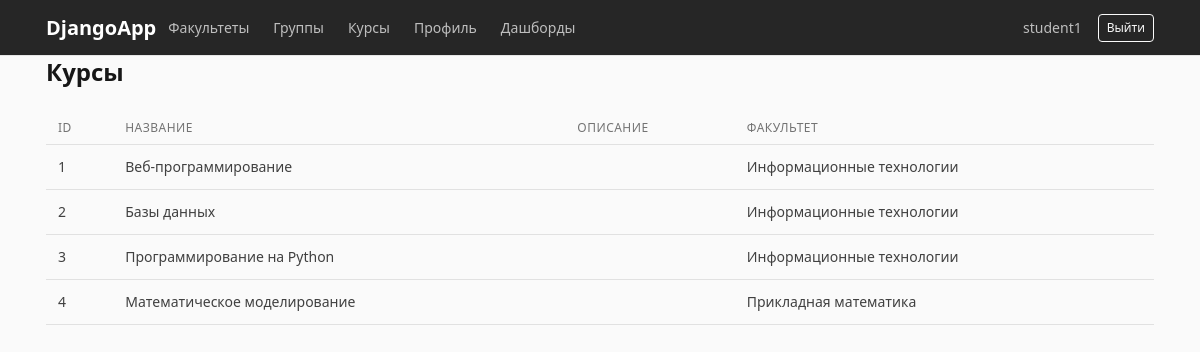
/courses/ (signed in), run on an earlier commit of the app's database.
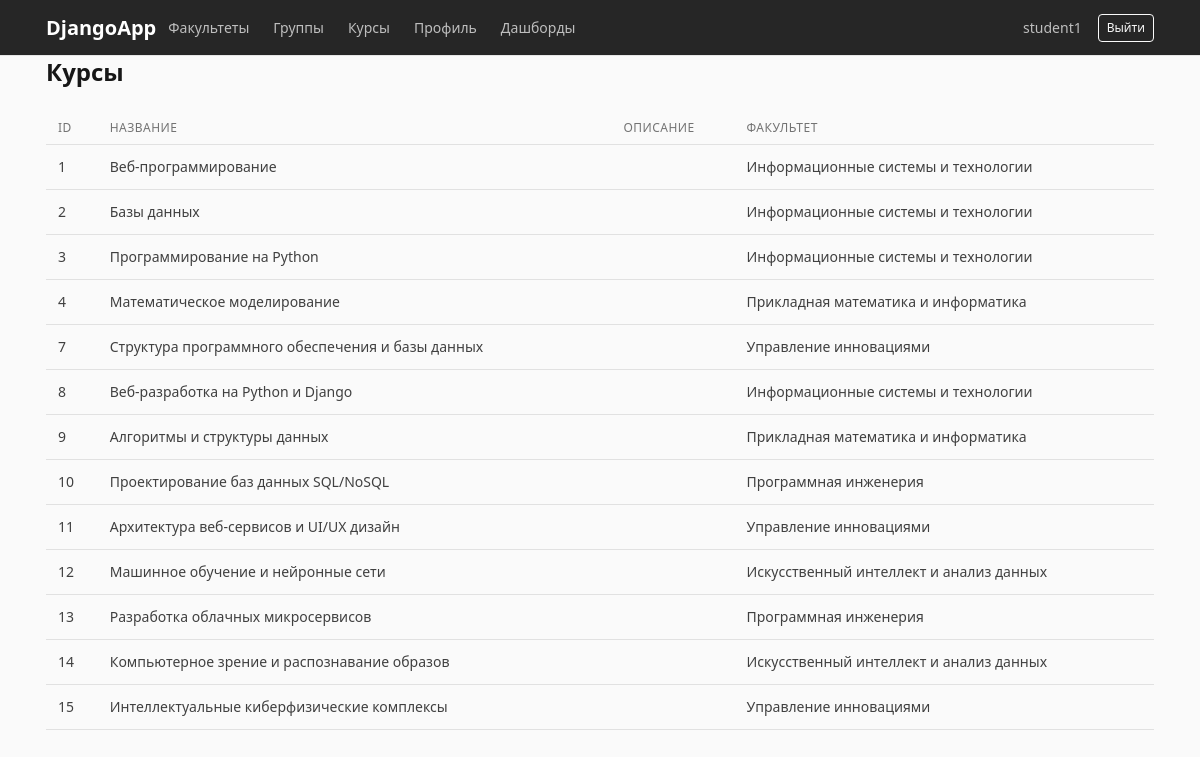
And on a later commit of the database.
### accounts/models.py (models this page shows, shortened)
class Course(models.Model):
    title = models.CharField(max_length=200)
    description = models.TextField(blank=True)
    department = models.ForeignKey(
        Department,
        on_delete=models.CASCADE,
        related_name='courses'
    )

class Department(models.Model):
    name = models.CharField(max_length=200)

### accounts/views.py (the view)
@login_required
def course_list(request):
    courses = Course.objects.select_related(
        'department'
    ).all()
    return render(
        request,
        'course_list.html',
        {
            'courses': courses,
            'is_methodist': is_methodist(
                request.user
            ),
        }
    )

### accounts/views.py (called while the page is built)
def is_methodist(user):
    return user.groups.filter(
        name='Методист'
    ).exists()

### templates/course_list.html (shortened to what this page needs)
{% extends 'base.html' %}
{% block content %}
<div class="d-flex justify-content-between mb-3">
    <h1>Курсы</h1>
</div>
<table class="table table-striped">
    <thead>
        <tr>
            <th>ID</th>
            <th>Название</th>
            <th>Описание</th>
            <th>Факультет</th>
        </tr>
    </thead>
    <tbody>
        {% for course in courses %}
        <tr>
            <td>
                {{ course.id }}
            </td>
            <td>
                {{ course.title }}
            </td>
            <td>
            </td>
            <td>
                {{ course.department.name }}
            </td>
        </tr>
        {% endfor %}
    </tbody>
</table>
{% endblock %}

What changed in the data, as far as the page shows it:
changed through a linked row, Course "Веб-программирование": department.name "Информационные технологии" → "Информационные системы и технологии"
changed through a linked row, Course "Базы данных": department.name "Информационные технологии" → "Информационные системы и технологии"
changed through a linked row, Course "Программирование на Python": department.name "Информационные технологии" → "Информационные системы и технологии"
changed through a linked row, Course "Математическое моделирование": department.name "Прикладная математика" → "Прикладная математика и информатика"
added Course: id "7", title "Структура программного обеспечения и базы данных", department.name "Управление инновациями"
added Course: id "8", title "Веб-разработка на Python и Django", department.name "Информационные системы и технологии"
added Course: id "9", title "Алгоритмы и структуры данных", department.name "Прикладная математика и информатика"
added Course: id "10", title "Проектирование баз данных SQL/NoSQL", department.name "Программная инженерия"
added Course: id "11", title "Архитектура веб-сервисов и UI/UX дизайн", department.name "Управление инновациями"
added Course: id "12", title "Машинное обучение и нейронные сети", department.name "Искусственный интеллект и анализ данных"
added Course: id "13", title "Разработка облачных микросервисов", department.name "Программная инженерия"
added Course: id "14", title "Компьютерное зрение и распознавание образов", department.name "Искусственный интеллект и анализ данных"
added Course: id "15", title "Интеллектуальные киберфизические комплексы", department.name "Управление инновациями"
